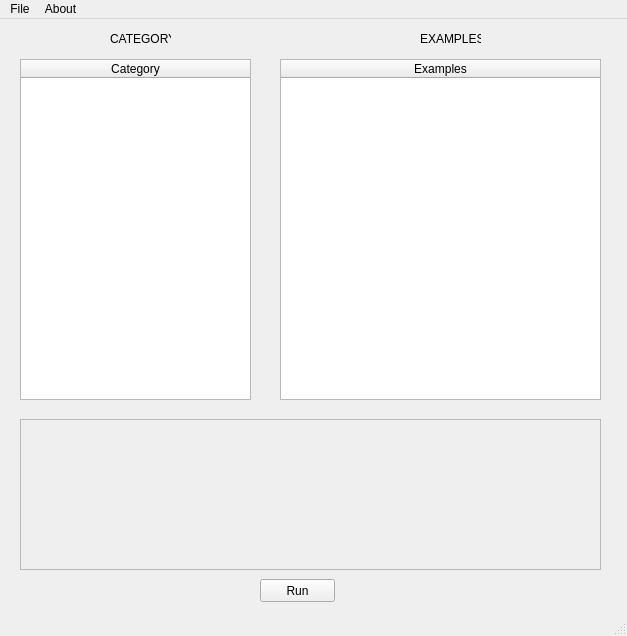
<?xml version="1.0" encoding="UTF-8"?>
<ui version="4.0">
 <class>ExampleSuiteMainWindow</class>
 <widget class="QMainWindow" name="ExampleSuiteMainWindow">
  <property name="geometry">
   <rect>
    <x>0</x>
    <y>0</y>
    <width>627</width>
    <height>636</height>
   </rect>
  </property>
  <property name="windowTitle">
   <string>CSMP++ Example Suite</string>
  </property>
  <widget class="QWidget" name="centralwidget">
   <widget class="QTableWidget" name="tableWidgetCategories">
    <property name="enabled">
     <bool>true</bool>
    </property>
    <property name="geometry">
     <rect>
      <x>20</x>
      <y>40</y>
      <width>231</width>
      <height>341</height>
     </rect>
    </property>
    <property name="horizontalScrollBarPolicy">
     <enum>Qt::ScrollBarAlwaysOff</enum>
    </property>
    <attribute name="horizontalHeaderStretchLastSection">
     <bool>true</bool>
    </attribute>
    <attribute name="horizontalHeaderStretchLastSection">
     <bool>true</bool>
    </attribute>
    <column>
     <property name="text">
      <string>Category</string>
     </property>
    </column>
   </widget>
   <widget class="QTableWidget" name="tableWidgetExamples">
    <property name="enabled">
     <bool>true</bool>
    </property>
    <property name="geometry">
     <rect>
      <x>280</x>
      <y>40</y>
      <width>321</width>
      <height>341</height>
     </rect>
    </property>
    <property name="horizontalScrollBarPolicy">
     <enum>Qt::ScrollBarAlwaysOff</enum>
    </property>
    <attribute name="horizontalHeaderStretchLastSection">
     <bool>true</bool>
    </attribute>
    <attribute name="horizontalHeaderStretchLastSection">
     <bool>true</bool>
    </attribute>
    <column>
     <property name="text">
      <string>Examples</string>
     </property>
    </column>
   </widget>
   <widget class="QTextEdit" name="textEditExample">
    <property name="enabled">
     <bool>false</bool>
    </property>
    <property name="geometry">
     <rect>
      <x>20</x>
      <y>400</y>
      <width>581</width>
      <height>151</height>
     </rect>
    </property>
   </widget>
   <widget class="QPushButton" name="pushButtonRun">
    <property name="geometry">
     <rect>
      <x>260</x>
      <y>560</y>
      <width>75</width>
      <height>23</height>
     </rect>
    </property>
    <property name="text">
     <string>Run</string>
    </property>
   </widget>
   <widget class="QLabel" name="label">
    <property name="geometry">
     <rect>
      <x>110</x>
      <y>10</y>
      <width>61</width>
      <height>20</height>
     </rect>
    </property>
    <property name="text">
     <string>CATEGORY</string>
    </property>
   </widget>
   <widget class="QLabel" name="label_2">
    <property name="geometry">
     <rect>
      <x>420</x>
      <y>10</y>
      <width>61</width>
      <height>20</height>
     </rect>
    </property>
    <property name="text">
     <string>EXAMPLES</string>
    </property>
   </widget>
  </widget>
  <widget class="QMenuBar" name="menubar">
   <property name="geometry">
    <rect>
     <x>0</x>
     <y>0</y>
     <width>627</width>
     <height>21</height>
    </rect>
   </property>
   <widget class="QMenu" name="menuFile">
    <property name="title">
     <string>File</string>
    </property>
    <addaction name="actionClose"/>
   </widget>
   <widget class="QMenu" name="menuAbout">
    <property name="title">
     <string>About</string>
    </property>
    <addaction name="actionExample_Suite"/>
    <addaction name="actionCSMP"/>
   </widget>
   <addaction name="menuFile"/>
   <addaction name="menuAbout"/>
  </widget>
  <widget class="QStatusBar" name="statusbar"/>
  <action name="actionExample_Suite">
   <property name="text">
    <string>Example Suite</string>
   </property>
  </action>
  <action name="actionCSMP">
   <property name="text">
    <string>CSMP++</string>
   </property>
  </action>
  <action name="actionClose">
   <property name="text">
    <string>Close</string>
   </property>
  </action>
 </widget>
 <resources/>
 <connections>
  <connection>
   <sender>actionClose</sender>
   <signal>triggered()</signal>
   <receiver>ExampleSuiteMainWindow</receiver>
   <slot>close()</slot>
   <hints>
    <hint type="sourcelabel">
     <x>-1</x>
     <y>-1</y>
    </hint>
    <hint type="destinationlabel">
     <x>399</x>
     <y>299</y>
    </hint>
   </hints>
  </connection>
 </connections>
</ui>
